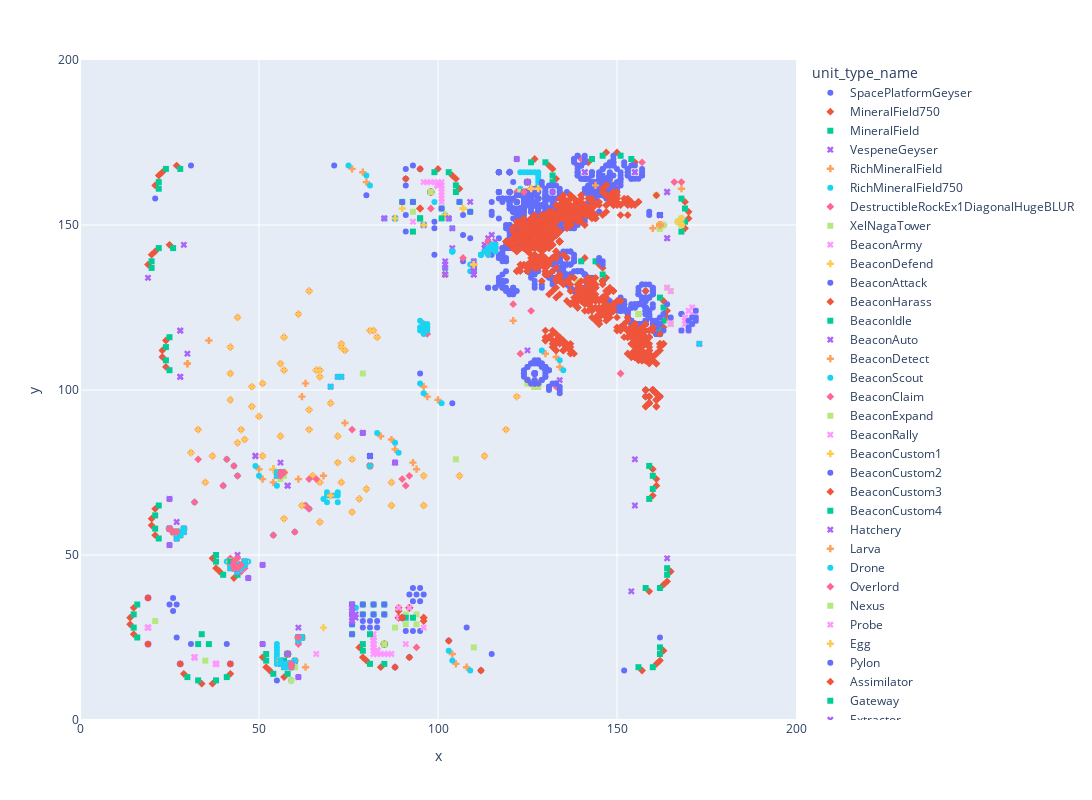

Write notebook code for a chart like this one.
### Code cell
unit_born_ec_le = (
    (
        unit_born_df.join(details_df, on="ext_fs_replay_sha256", how="inner")
        .filter(
            (
                pl.col("ext_fs_replay_sha256")
                == "bcdc9f4529f33d8dc195e077a3efc8f2f5d171629589810258ce9c3b2884d606"
            )
            # & (pl.col("unit_type_name") == "Hatchery")
            & (pl.col("unit_type_name") != "InvisibleTargetDummy")
        )
        .with_columns(
            pl.concat_str(pl.col("unit_type_name"), pl.col("unit_tag_index")).alias(
                "name_index"
            )
        )
        .select(
            [
                pl.col("x"),
                pl.col("y"),
                pl.col("name_index"),
                pl.col("unit_tag_index"),
                pl.col("unit_type_name"),
                pl.col("ext_replay_loop"),
            ]
        )
    )
    .collect()
    .sort("ext_replay_loop")
)

unit_born_map = px.scatter(
    unit_born_ec_le,
    x="x",
    y="y",
    color="unit_type_name",
    symbol="unit_type_name",
    width=1200,
    height=800,
    range_x=(0, 200),
    range_y=(0, 200),
    render_mode="svg",
)
unit_born_map.show()
unit_born_ec_le.head(100)
